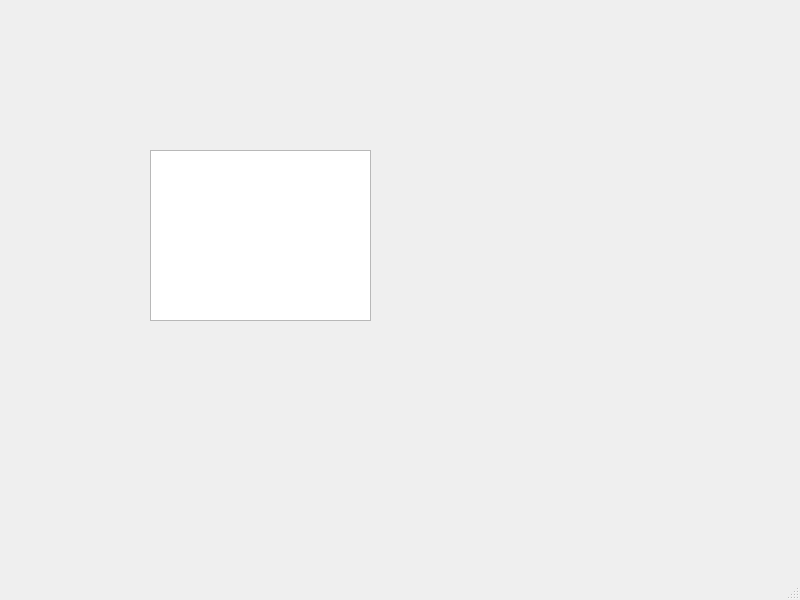
<?xml version="1.0" encoding="UTF-8"?>
<ui version="4.0">
 <class>MainWindow</class>
 <widget class="QMainWindow" name="MainWindow">
  <property name="geometry">
   <rect>
    <x>0</x>
    <y>0</y>
    <width>800</width>
    <height>600</height>
   </rect>
  </property>
  <property name="windowTitle">
   <string>MainWindow</string>
  </property>
  <widget class="QWidget" name="centralwidget">
   <widget class="QTextEdit" name="textEdit">
    <property name="geometry">
     <rect>
      <x>150</x>
      <y>150</y>
      <width>221</width>
      <height>171</height>
     </rect>
    </property>
   </widget>
  </widget>
  <widget class="QMenuBar" name="menubar">
   <property name="geometry">
    <rect>
     <x>0</x>
     <y>0</y>
     <width>800</width>
     <height>22</height>
    </rect>
   </property>
  </widget>
  <widget class="QStatusBar" name="statusbar"/>
 </widget>
 <resources/>
 <connections/>
</ui>
